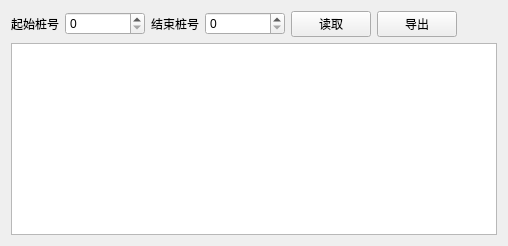
          <widget class="QWidget" name="tab_8">
           <attribute name="title">
            <string>地质情况</string>
           </attribute>
           <layout class="QVBoxLayout" name="verticalLayout_28">
            <item>
             <layout class="QHBoxLayout" name="horizontalLayout_15">
              <item>
               <widget class="QLabel" name="label_41">
                <property name="font">
                 <font>
                  <pointsize>9</pointsize>
                  <weight>50</weight>
                  <bold>false</bold>
                 </font>
                </property>
                <property name="text">
                 <string>起始桩号</string>
                </property>
               </widget>
              </item>
              <item>
               <widget class="QSpinBox" name="spinBox">
                <property name="minimumSize">
                 <size>
                  <width>80</width>
                  <height>0</height>
                 </size>
                </property>
                <property name="font">
                 <font>
                  <weight>50</weight>
                  <bold>false</bold>
                 </font>
                </property>
               </widget>
              </item>
              <item>
               <widget class="QLabel" name="label_42">
                <property name="font">
                 <font>
                  <weight>50</weight>
                  <bold>false</bold>
                 </font>
                </property>
                <property name="text">
                 <string>结束桩号</string>
                </property>
               </widget>
              </item>
              <item>
               <widget class="QSpinBox" name="spinBox_2">
                <property name="minimumSize">
                 <size>
                  <width>80</width>
                  <height>0</height>
                 </size>
                </property>
                <property name="font">
                 <font>
                  <weight>50</weight>
                  <bold>false</bold>
                 </font>
                </property>
               </widget>
              </item>
              <item>
               <widget class="QPushButton" name="pushButton_10">
                <property name="font">
                 <font>
                  <pointsize>9</pointsize>
                  <weight>50</weight>
                  <bold>false</bold>
                 </font>
                </property>
                <property name="text">
                 <string>读取</string>
                </property>
               </widget>
              </item>
              <item>
               <widget class="QPushButton" name="pushButton_11">
                <property name="font">
                 <font>
                  <pointsize>9</pointsize>
                  <weight>50</weight>
                  <bold>false</bold>
                 </font>
                </property>
                <property name="text">
                 <string>导出</string>
                </property>
               </widget>
              </item>
              <item>
               <spacer name="horizontalSpacer_5">
                <property name="orientation">
                 <enum>Qt::Horizontal</enum>
                </property>
                <property name="sizeHint" stdset="0">
                 <size>
                  <width>40</width>
                  <height>20</height>
                 </size>
                </property>
               </spacer>
              </item>
             </layout>
            </item>
            <item>
             <widget class="QTableView" name="tableView_3"/>
            </item>
           </layout>
          </widget>
